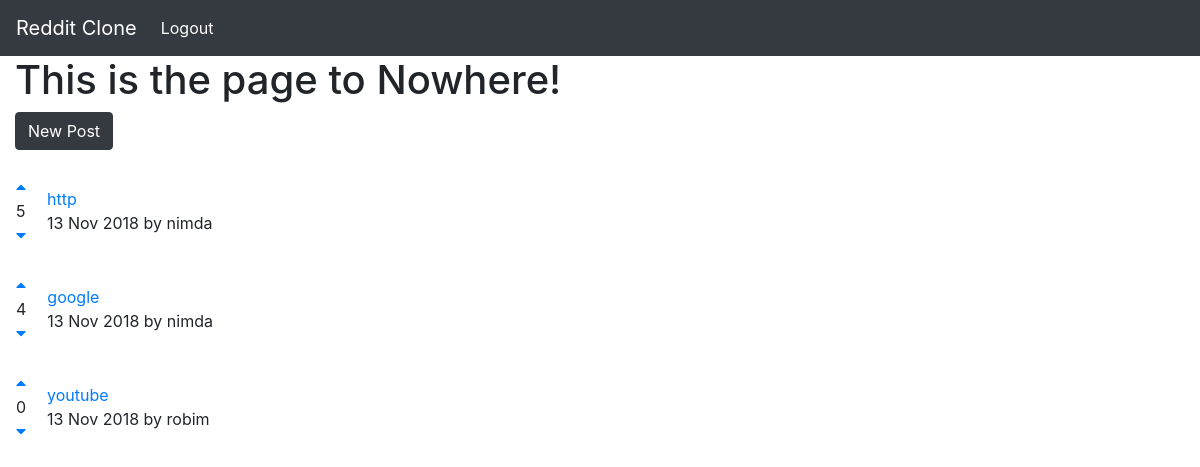
Screenshot of / (signed in) with the database file from the repository.
### post/models.py (models this page shows)
class Post(models.Model):
    title = models.CharField(max_length=200)
    url = models.TextField()
    pub_date = models.DateTimeField()
    author = models.ForeignKey(User)
    votes_total = models.IntegerField(default = 0)
    def pub_date_pretty(self):
        return self.pub_date.strftime('%e %b %Y')

### post/views.py (the view)
# urls.py: 2. Add a URL to urlpatterns:  url(r'^$', views.home, name='home')
def home(request):
    post=Post.objects.order_by('-votes_total')
    return render(request, 'post/home.html', {'post':post})

### post/templates/post/home.html (shortened to what this page needs)
{% extends 'base.html' %}
{% block content %}
<h1>This is the page to Nowhere!</h1>
<a class="btn btn-dark" href="{% url 'post:create' %}">New Post</a>
{% for post in post.all %}
<table>
  <tr>
    <td style="padding-right: 20px;"><a href="#" onClick="document.getElementById('upvote{{ post.id }}').submit()"><i class="fas fa-caret-up"></i></a></br>{{post.votes_total}}</br>
      <a href="#" onClick="document.getElementById('downvote{{ post.id }}').submit()"><i class="fas fa-caret-down"></i></a></td>
    <td><a href="{{ post.url }}">{{post.title}}</a></br>{{post.pub_date_pretty}} by {{post.author.username}}</td>
  </tr>
</table>
{% endfor %}
{% endblock %}

### rows the page displays
Post: votes_total "5", title "http", pub_date_pretty "13 Nov 2018", author.username "nimda"
Post: votes_total "4", title "google", pub_date_pretty "13 Nov 2018", author.username "nimda"
Post: votes_total "0", title "youtube", pub_date_pretty "13 Nov 2018", author.username "robim"
